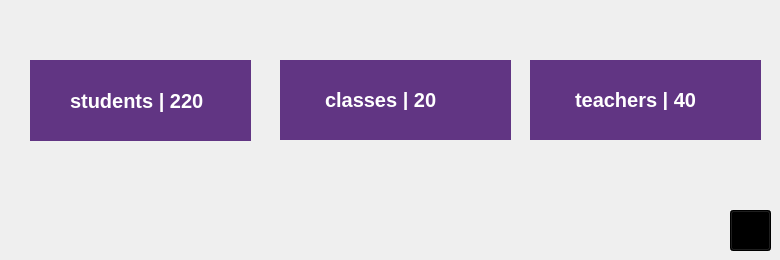
            <widget class="QWidget" name="tab">
             <attribute name="title">
              <string>Tab 1</string>
             </attribute>
             <widget class="QWidget" name="widget" native="true">
              <property name="geometry">
               <rect>
                <x>30</x>
                <y>60</y>
                <width>221</width>
                <height>81</height>
               </rect>
              </property>
              <property name="styleSheet">
               <string notr="true">background-color: rgb(97, 53, 131);

color: rgb(255, 255, 255);</string>
              </property>
              <layout class="QHBoxLayout" name="horizontalLayout_8">
               <item>
                <layout class="QHBoxLayout" name="horizontalLayout_7">
                 <item>
                  <layout class="QHBoxLayout" name="horizontalLayout_6">
                   <item>
                    <spacer name="horizontalSpacer_4">
                     <property name="orientation">
                      <enum>Qt::Orientation::Horizontal</enum>
                     </property>
                     <property name="sizeHint" stdset="0">
                      <size>
                       <width>40</width>
                       <height>20</height>
                      </size>
                     </property>
                    </spacer>
                   </item>
                   <item>
                    <widget class="QLabel" name="students_label">
                     <property name="font">
                      <font>
                       <pointsize>15</pointsize>
                       <bold>true</bold>
                      </font>
                     </property>
                     <property name="text">
                      <string>students | 220</string>
                     </property>
                    </widget>
                   </item>
                  </layout>
                 </item>
                 <item>
                  <spacer name="horizontalSpacer_5">
                   <property name="orientation">
                    <enum>Qt::Orientation::Horizontal</enum>
                   </property>
                   <property name="sizeHint" stdset="0">
                    <size>
                     <width>40</width>
                     <height>20</height>
                    </size>
                   </property>
                  </spacer>
                 </item>
                </layout>
               </item>
              </layout>
             </widget>
             <widget class="QWidget" name="widget_2" native="true">
              <property name="geometry">
               <rect>
                <x>280</x>
                <y>60</y>
                <width>231</width>
                <height>80</height>
               </rect>
              </property>
              <property name="styleSheet">
               <string notr="true">background-color: rgb(97, 53, 131);

color: rgb(255, 255, 255);</string>
              </property>
              <widget class="QLabel" name="classes_label">
               <property name="geometry">
                <rect>
                 <x>45</x>
                 <y>30</y>
                 <width>121</width>
                 <height>20</height>
                </rect>
               </property>
               <property name="font">
                <font>
                 <pointsize>15</pointsize>
                 <bold>true</bold>
                </font>
               </property>
               <property name="text">
                <string>classes | 20</string>
               </property>
              </widget>
             </widget>
             <widget class="QWidget" name="widget_3" native="true">
              <property name="geometry">
               <rect>
                <x>530</x>
                <y>60</y>
                <width>231</width>
                <height>80</height>
               </rect>
              </property>
              <property name="styleSheet">
               <string notr="true">background-color: rgb(97, 53, 131);

color: rgb(255, 255, 255);</string>
              </property>
              <widget class="QLabel" name="teachers_label">
               <property name="geometry">
                <rect>
                 <x>45</x>
                 <y>30</y>
                 <width>121</width>
                 <height>20</height>
                </rect>
               </property>
               <property name="font">
                <font>
                 <pointsize>15</pointsize>
                 <bold>true</bold>
                </font>
               </property>
               <property name="text">
                <string>teachers | 40</string>
               </property>
              </widget>
             </widget>
             <widget class="QToolButton" name="add_teacher_button_dash">
              <property name="geometry">
               <rect>
                <x>730</x>
                <y>210</y>
                <width>41</width>
                <height>41</height>
               </rect>
              </property>
              <property name="styleSheet">
               <string notr="true">background-color: rgb(0, 0, 0);</string>
              </property>
              <property name="text">
               <string>...</string>
              </property>
              <property name="icon">
               <iconset resource="../resources/rec.qrc">
                <normaloff>:/icons/icons/add student.png</normaloff>:/icons/icons/add student.png</iconset>
              </property>
              <property name="iconSize">
               <size>
                <width>50</width>
                <height>30</height>
               </size>
              </property>
             </widget>
            </widget>
